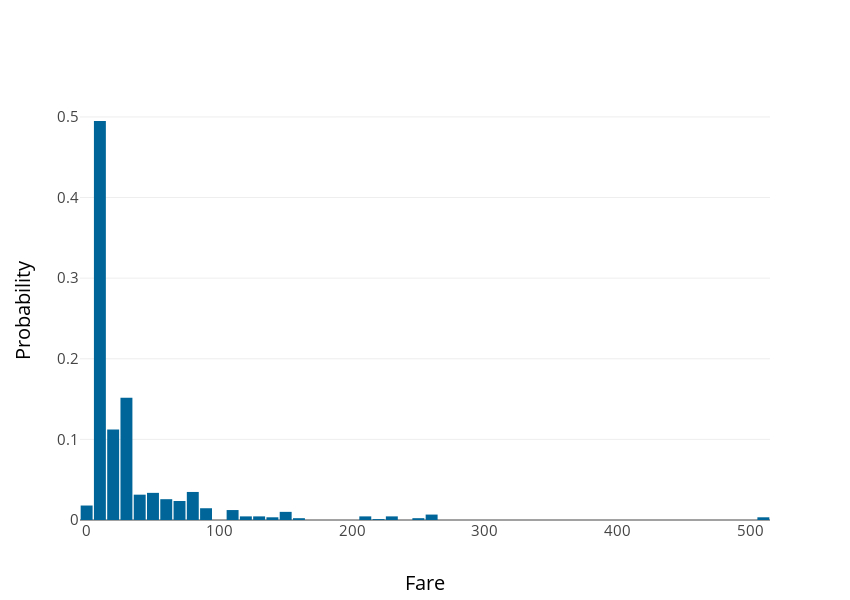

This figure's notebook cell:
### Code cell
fig4 = go.Figure()

fig4.add_trace(go.Histogram(x=df['Fare'],histnorm='probability',nbinsx=100))
fig4.update_layout(hovermode="closest", height=600, width=850, template='none',
    title = {'text': ""}, titlefont={"size": 25,'color':'black'},
    yaxis={'tickfont':{"size": 15}},xaxis={'tickfont':{"size": 15}},colorway=['#006699',"#c17607",],
        bargap=0.1

)
fig4.update_xaxes(title_text = "Fare", title_font = {"size": 20,'color':'black'})
fig4.update_yaxes(title_text = "Probability", title_font = {"size": 20,'color':'black'})

### Figure 1 — Plotly figure (JSON) as saved in the notebook; plotly's stock layout.template omitted (floating-point values rounded to 4 significant figures; data arrays with more than 128 entries replaced by an {"elided": "..."} marker saying what was removed)
{"data": [{"histnorm": "probability", "nbinsx": 100, "type": "histogram", "x": {"elided": "891 float values"}}], "layout": {"bargap": 0.1, "colorway": ["#006699", "#c17607"], "height": 600, "hovermode": "closest", "title": {"font": {"color": "black", "size": 25}, "text": ""}, "width": 850, "xaxis": {"tickfont": {"size": 15}, "title": {"font": {"color": "black", "size": 20}, "text": "Fare"}}, "yaxis": {"tickfont": {"size": 15}, "title": {"font": {"color": "black", "size": 20}, "text": "Probability"}}}}
